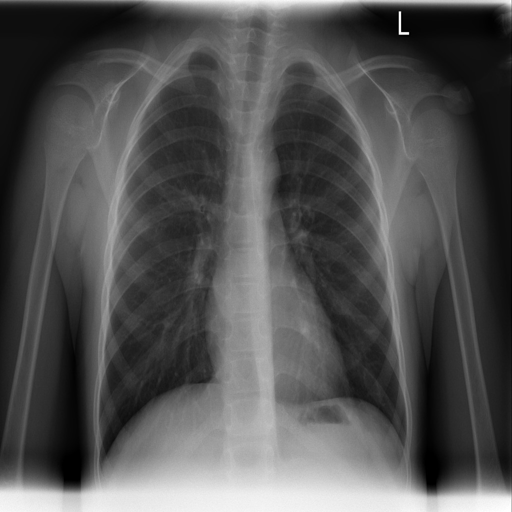
#> input picture TB_Chest_Radiography_Database/Normal/Normal-1034.png, 512 x 512 px, found by its file name; its folder holds only this picture in this run; the run also reads 1 picture not shown here
$ jupyter execute --allow-errors detection_model.ipynb
#> lines starting #> are read from the running program, lines starting #| are printed output that depends on the picture
[cell 1]
'''
📌 1. Introduction

Tuberculosis (TB) is a serious infectious disease affecting millions worldwide. Early detection through chest X-ray analysis significantly improves patient outcomes.

This project:

Uses a real Kaggle TB Chest X-ray dataset

Performs detailed EDA (25+ visualizations)

Extracts image-based statistical features

Builds traditional ML models

Evaluates performance rigorously

important installations:
'''

[cell 2]
import os
import cv2
import hashlib
import numpy as np
import pandas as pd
import matplotlib.pyplot as plt
import seaborn as sns
from PIL import Image

from sklearn.model_selection import train_test_split
from sklearn.preprocessing import StandardScaler
from sklearn.metrics import classification_report, confusion_matrix, roc_curve, roc_auc_score
from sklearn.linear_model import LogisticRegression
from sklearn.ensemble import RandomForestClassifier
from sklearn.decomposition import PCA
from sklearn.manifold import TSNE

plt.style.use("seaborn-v0_8")
sns.set_palette("Set2")

[cell 3]
dataset_path = "/home/tendocaisey/Python/MachineLearning/TUBERCULOSIS-DETECTION-ML/TB_Chest_Radiography_Database"

classes = ["Normal", "Tuberculosis"]

image_paths = []
labels = []

for label in classes:
    folder = os.path.join(dataset_path, label)
    for file in os.listdir(folder):
        image_paths.append(os.path.join(folder, file))
        labels.append(label)

df = pd.DataFrame({
    "image_path": image_paths,
    "label": labels
})

print("Total Images:", len(df))
print(df['label'].value_counts())

[cell 4]
missing_files = df[~df['image_path'].apply(os.path.exists)]
print("Missing files:", len(missing_files))

[cell 5]
corrupt = []

for path in df['image_path']:
    try:
        img = Image.open(path)
#> img is the input picture: PIL image 512x512 RGB; min 0, max 255, mean 82.9
        img.verify()
    except:
        corrupt.append(path)

print("Corrupt images:", len(corrupt))

[cell 6]
def file_hash(filepath):
    with open(filepath, 'rb') as f:
        return hashlib.md5(f.read()).hexdigest()

df['hash'] = df['image_path'].apply(file_hash)
print("Duplicate images:", df.duplicated('hash').sum())

[cell 7]
def extract_features(path):
    img = cv2.imread(path, cv2.IMREAD_GRAYSCALE)
#> img: shape (512, 512); min 0, max 255, mean 82.9
    img = cv2.resize(img, (128,128))
#> img: shape (128, 128)

    return [
        np.mean(img),
        np.std(img),
        np.min(img),
        np.max(img)
    ]

features = [extract_features(path) for path in df['image_path']]
#> in extract_features (call 2), `img = cv2.resize(img, (128,128))`:
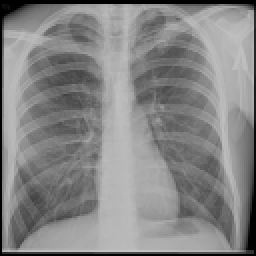
#> img: shape (128, 128) (shown 2 times larger); min 0, max 196, mean 133.8
#> features = [[83.02, 55.77, 0, 255], [133.8, 42.38, 0, 196]]

feature_df = pd.DataFrame(features, columns=[
    "mean_pixel", "std_pixel", "min_pixel", "max_pixel"
])
#> feature_df = table of 2 rows and 4 columns

df = pd.concat([df, feature_df], axis=1)
#> df = table of 2 rows and 7 columns
df['label'] = df['label'].map({"Normal":0, "Tuberculosis":1})

[cell 8]
sns.countplot(x='label', data=df)
plt.title("Class Distribution")
plt.show()
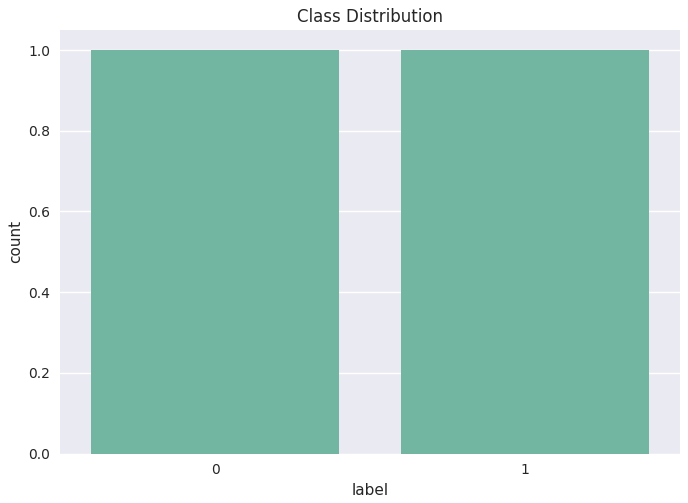
#> figure drawn by matplotlib, 1 panel

[cell 9]
sns.histplot(df['mean_pixel'], bins=30, kde=True)
plt.title("Mean Pixel Intensity")
plt.show()
#> figure, not shown here; curve peaks at x = 108.3, y = 0.0311

[cell 10]
sns.boxplot(x='label', y='mean_pixel', data=df)
plt.title("Mean Pixel vs TB")
plt.show()

[cell 11]
sns.histplot(df['std_pixel'], bins=30)
plt.title("Pixel Variance Distribution")
plt.show()

[cell 12]
sns.boxplot(x='label', y='std_pixel', data=df)
plt.show()

[cell 13]
sns.histplot(df['min_pixel'], bins=30)
plt.title("Minimum Pixel Intensity")
plt.show()
#> figure, not shown here; tallest bar 2 high, from x = 0 to 0.0333

[cell 14]
sns.histplot(df['max_pixel'], bins=30)
plt.title("Maximum Pixel Intensity")
plt.show()

[cell 15]
plt.figure(figsize=(6,4))
sns.heatmap(df[['mean_pixel','std_pixel','min_pixel','max_pixel','label']].corr(),
            annot=True, cmap="coolwarm")
plt.title("Correlation Matrix")
plt.show()
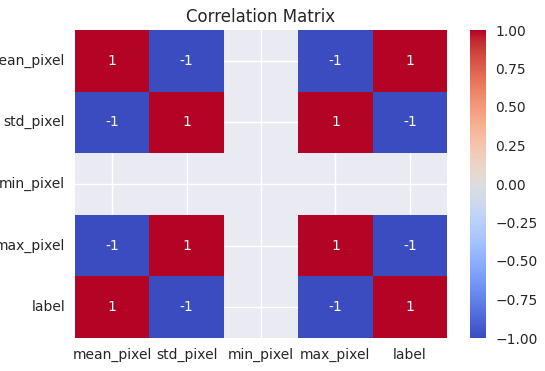
#> figure drawn by matplotlib, 2 panels

[cell 16]
sns.scatterplot(x='mean_pixel', y='std_pixel', hue='label', data=df)
plt.title("Feature Separation")
plt.show()
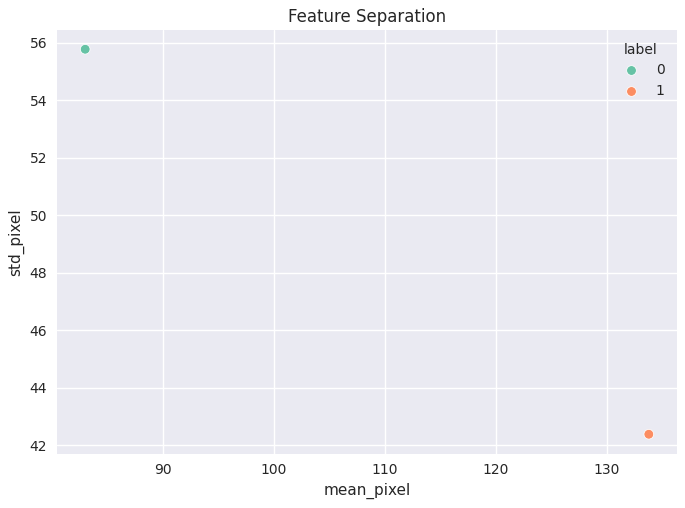
#> figure drawn by matplotlib, 1 panel

[cell 17]
sns.violinplot(x='label', y='std_pixel', data=df)
plt.show()

[cell 18]
sns.kdeplot(data=df, x='mean_pixel', hue='label', fill=True)
plt.show()

[cell 19]
sns.pairplot(df[['mean_pixel','std_pixel','min_pixel','max_pixel','label']], hue='label')
plt.show()
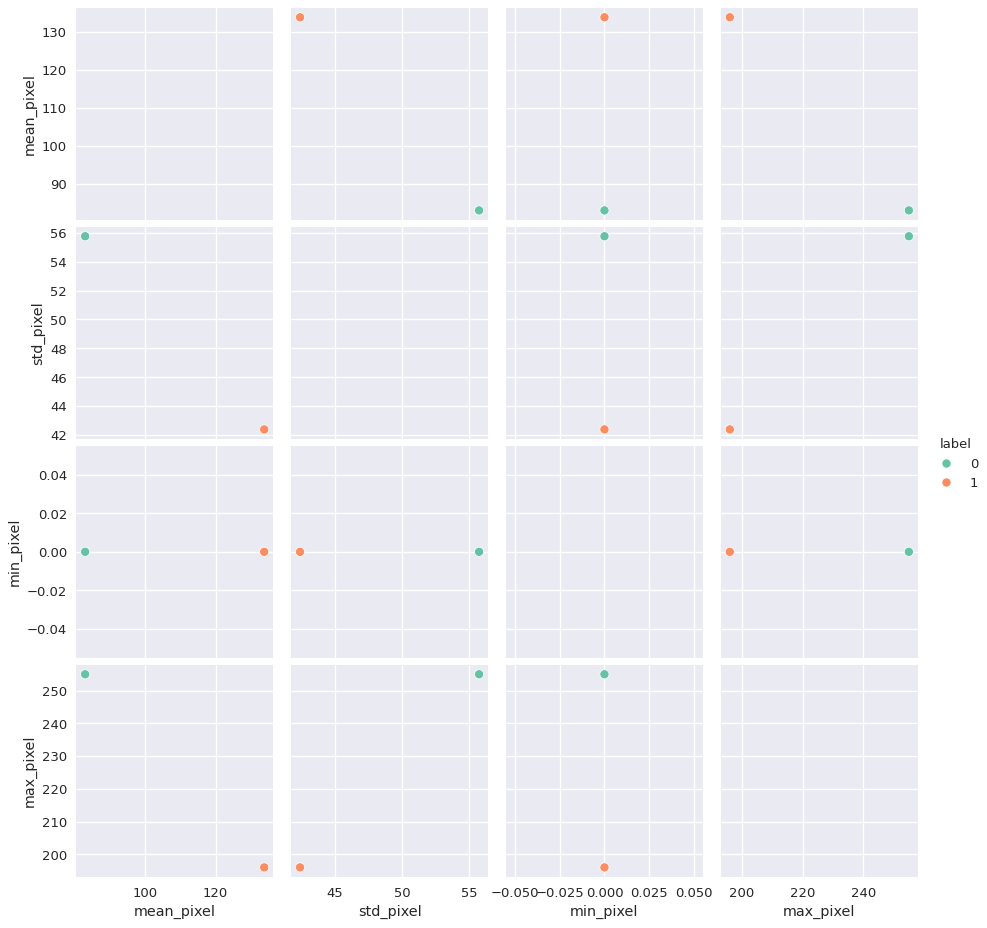
#> figure drawn by matplotlib, 12 panels

[cell 20]
pca = PCA(n_components=2)
pca_features = pca.fit_transform(df[['mean_pixel','std_pixel','min_pixel','max_pixel']])
#> pca_features = [[39.49, 4.32e-16], [-39.49, 4.32e-16]]

plt.scatter(pca_features[:,0], pca_features[:,1], c=df['label'])
plt.title("PCA Projection")
plt.show()
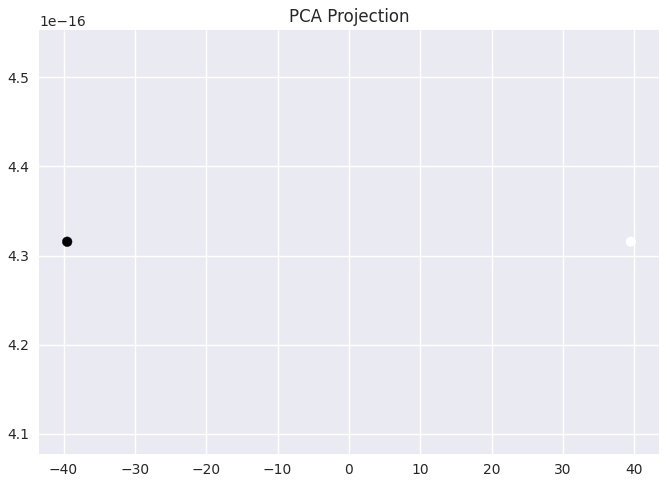
#> figure drawn by matplotlib, 1 panel

[cell 21]
tsne = TSNE(n_components=2, random_state=42)
#> (the rest of this cell did not finish here and is left out)

[cell 22]
sns.scatterplot(x='min_pixel', y='max_pixel', hue='label', data=df)
plt.show()
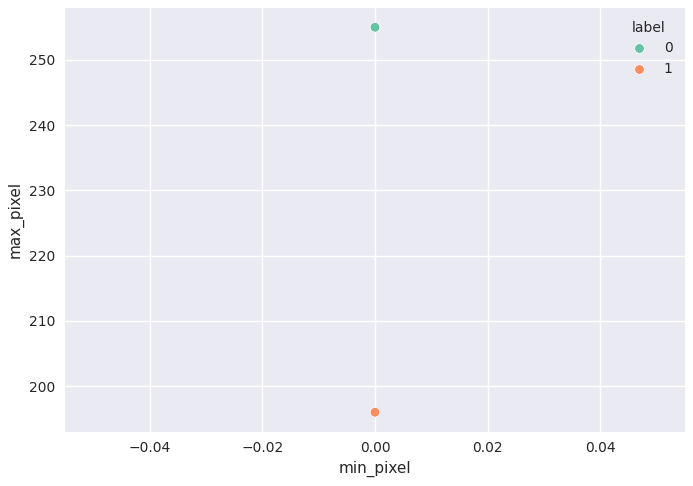
#> figure drawn by matplotlib, 1 panel

sns.boxplot(x='label', y='min_pixel', data=df)
plt.show()
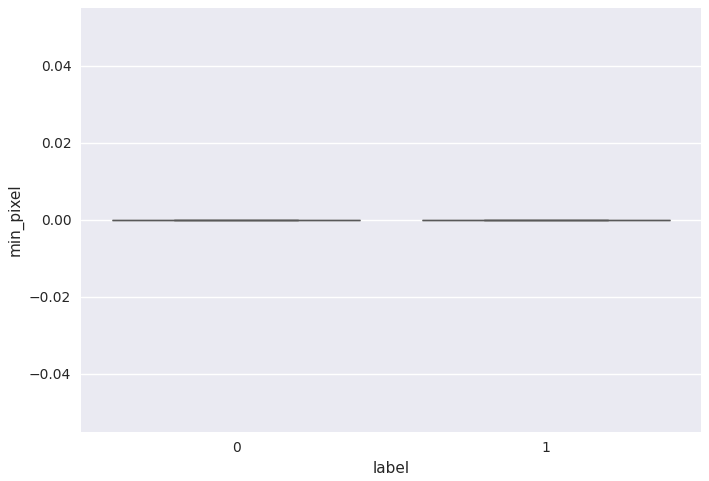
#> figure drawn by matplotlib, 1 panel

sns.boxplot(x='label', y='max_pixel', data=df)
plt.show()

sns.histplot(data=df, x='std_pixel', hue='label', kde=True)
plt.show()
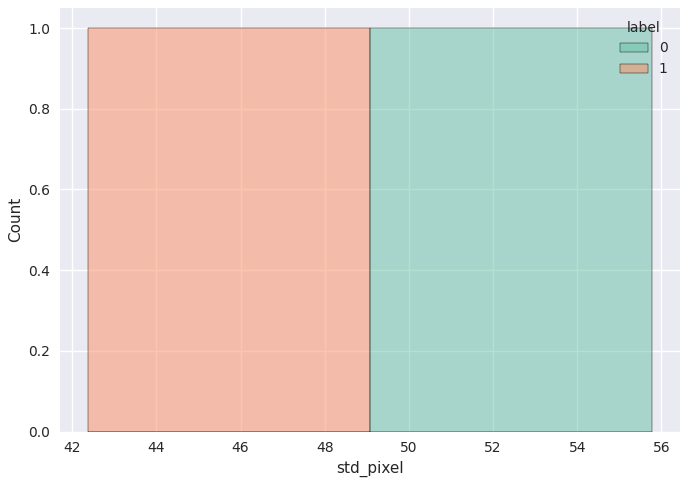
#> figure drawn by matplotlib, 1 panel

sns.histplot(data=df, x='mean_pixel', hue='label', kde=True)
plt.show()
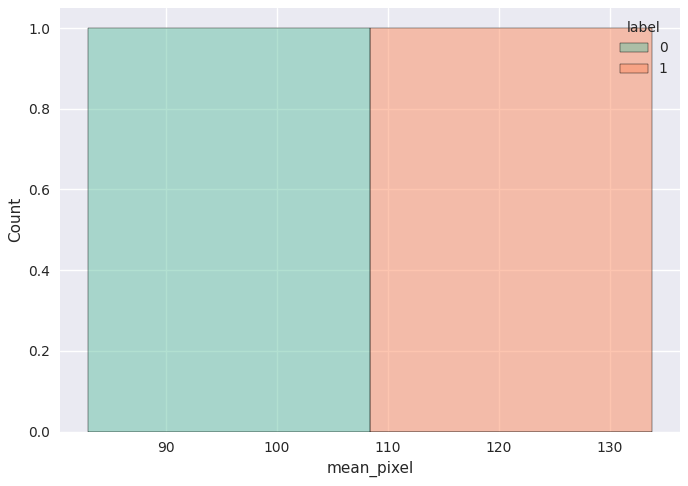
#> figure drawn by matplotlib, 1 panel
